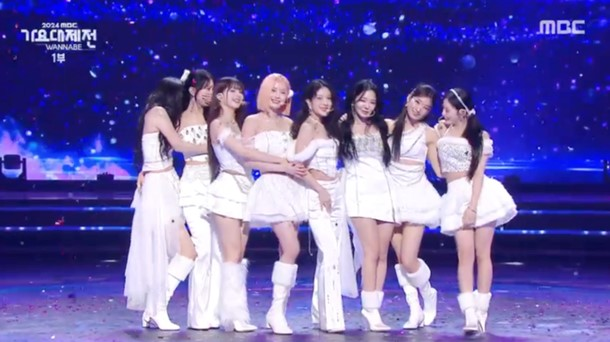
#> input picture week_assignment/week4,5.py/image.jpg, 610 x 342 px, found by its file name
$ python image_test.py
#> lines starting #> are read from the running program, lines starting #| are printed output that depends on the picture
import cv2
image=cv2.imread(r"week_assignment\week4,5.py\image.jpg")
#> image is the input picture: shape (342, 610, 3); mean B, G, R 167, 95.6, 104.6
(h,w)=image.shape[:2]
#> h = 342; w = 610
center=(w//2,h//2)
#> center = (305, 171)
M = cv2.getRotationMatrix2D(center, -90, 1.0)
rotated = cv2.warpAffine(image, M, (w, h))
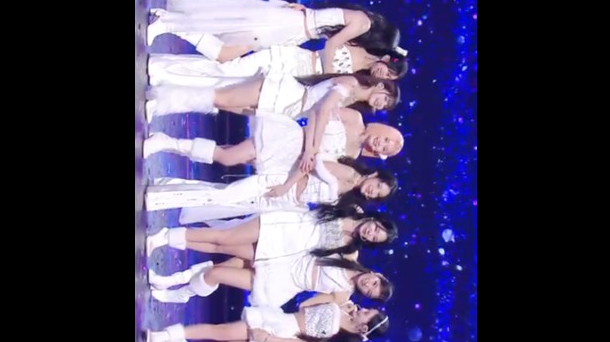
#> rotated: shape (342, 610, 3); mean B, G, R 100.1, 73.1, 79.7
cv2.imshow('Rotated Image', rotated)
cv2.waitKey(0)
cv2.destroyAllWindows()
